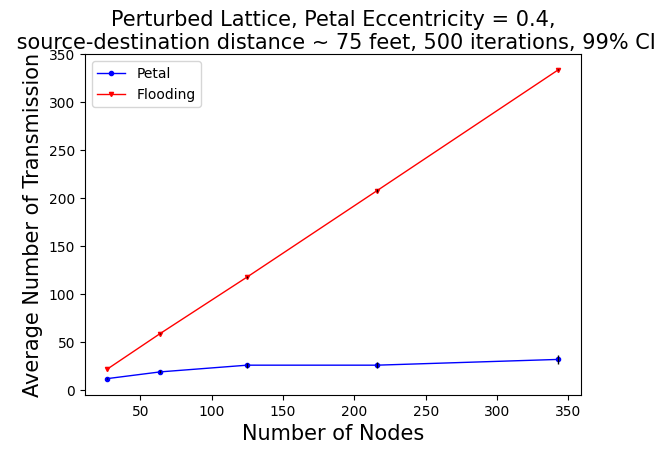

This chart was generated by the following Python code:
import matplotlib.pyplot as plt

fig, ax  = plt.subplots()
yer1=[0.66,
1.487,
2.558,
2.884,
4.571
]


yer2=[
0.429,
0.556,
0.7747,
1.336,
0.371 
]
#petal
ax.plot([27, 64, 125,216,343],[12,19,26,26,32], color='blue',marker="o", markersize=3,linewidth=1,label="Petal")
#ax.plot([27, 64, 125,216,343],[13,14,14,14,14], color='blue',marker="o",markersize=2,label="Petal")

ax.errorbar([27,64, 125,216,343],[12,19,26,26,32], yerr = yer1, linewidth=1, color='black',ls='none')
#ax.errorbar([27,64, 125,216,343],[13,14,14,14,14], yerr = yer1,  color='black',capsize=3,ls='none')

#flood
ax.plot([27, 64, 125,216,343],[22, 59, 118,208,334], color='red',marker="v",markersize=3,linewidth=1,label="Flooding")
ax.errorbar([27, 64, 125,216,343],[22, 59, 118,208,334], yerr = yer2, linewidth=1, color='black',ls='none')
##ax.errorbar([27, 64, 125,216,343],[24, 61, 122,213,340], yerr = yer2,  color='black',capsize=3,ls='none')
plt.legend(loc="upper left")
ax.set_xlabel("Number of Nodes", fontsize=15)
ax.set_ylabel("Average Number of Transmission",fontsize=15)

#fig.suptitle('With fixed distance between source and destination',fontsize=18,wrap=True)

#ax.set_title('Perturbed Lattice with sd 0.9, Petal Eccentricity = 0.4,\n source-destination distance ~ 75 feet, 500 iterations, 99% CI',loc='center', wrap=True,fontsize=15)
ax.set_title('Perturbed Lattice, Petal Eccentricity = 0.4,\n source-destination distance ~ 75 feet, 500 iterations, 99% CI',loc='center', wrap=True,fontsize=15)

plt.subplots_adjust(top=0.82)
#plt.show()
fig.savefig('floodvspetal_morevariation.png',
            format='png',
            dpi=100,
            bbox_inches='tight')
